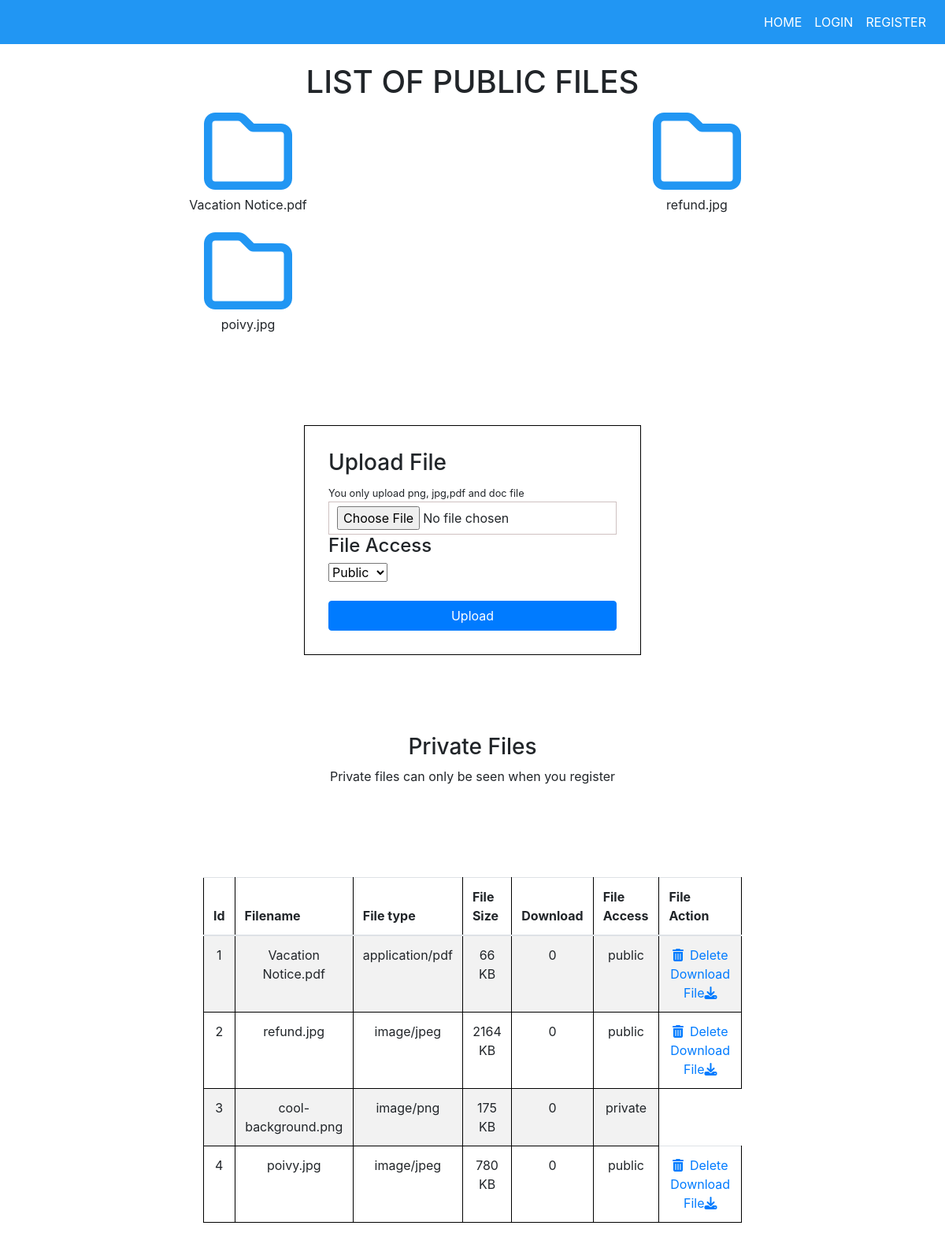
The page / on the database its author committed.
### tables this page shows
CREATE TABLE `files` (
  `id` int(11) NOT NULL,
  `name` varchar(255) NOT NULL,
  `type` varchar(255) NOT NULL,
  `size` int(50) NOT NULL,
  `downloads` int(50) NOT NULL,
  `file_access` varchar(255) NOT NULL
);

### file_upload.php (called while the page is built, shortened)
<?php require('core/db.php'); ?>
<?php
$sql = "SELECT * FROM files";
$query_files = mysqli_query($db_connect, $sql);
$files = mysqli_fetch_all($query_files, MYSQLI_ASSOC);

### index.php (the view, shortened to what this page needs)
<?php
include_once('file_upload.php'); ?>
<?php include "lib/header.php"; ?>
    <div class="container">
            <h1 class="text-center mt-4">LIST OF PUBLIC FILES</h1>
            <div class="row">
                    <?php
                    foreach($files as $file){
                    ?>
                    <?php if($file['file_access'] == 'public'){ ?>
                    <div class="col-6">
                        <div class="single_file text-center">
                            <i class="far fa-folder" style="font-size:7rem;color: #2196F3;"></i><br>
                                <p><?= $file['name']; ?></p>
                        </div>
                    </div>
                    <?php   } ?>
            <?php } ?>
            </div>
        <div class="row">
            <form action="index.php" method="POST" enctype="multipart/form-data">
                <h3>Upload File </h3>
                <small>You only upload png, jpg,pdf and doc file</small>
                <input type="file" name="file_upload">
                <h4>File Access</h4>
                <select name="file_access" id="">
                    <option value="public">Public</option>
                </select>
                <button type="submit" name="upload" class=" mt-4 btn-block btn btn-primary">Upload</button>
            </form>
        </div>
        <h3 class="text-center" >Private Files</h3>
        <p class="text-center">Private files can only be seen when you register</p>
        <div class="row">
        <div class="table table-striped"">
                <table>
                    <thead>
                        <th>Id</th>
                        <th>Filename</th>
                        <th>File type</th>
                        <th>File Size</th>
                        <th>Download</th>
                        <th>File Access</th>
                        <th>File Action</th>
                    </thead>
                <?php
                if(!isset($_SESSION['user_id'])){ ?>
                            <tbody>
                                <?php
                                    $i = 0;
                                foreach($files as $file){
                                    $i++;
                                    $file_id = $file['id'];
                                    ?>
                                <tr>
                                    <td><?= $i;  ?></td>
                                    <td><?= $file['name']; ?></td>
                                    <td><?= $file['type']; ?></td>
                                    <td><?= floor($file['size']/1000) . " KB"; ?></td>
                                    <td><?= $file['downloads']; ?></td>
                                    <td><?= $file['file_access'];?></td>
                                    <?php if($file['file_access'] == 'public'){ ?>
                                        <td>
                                        <div class="flex ">
                                        <a href="index.php?delete='<?= $file_id; ?>'" ><i class="fas fa-trash-alt  mr-2"></i>Delete</a>
                                        <a class="mt-3" href="index.php?downloads='<?= $file_id; ?>'" >Download File<i class="fas fa-download"></i></a>
                                        </div>
                                    </td>
                                    <?php } ?>
                                </tr>
                                <?php } ?>
                            </tbody>
            <?php } ?>
            </table>
        </div>
        </div>
    </div>
    <?php include "lib/footer.php"; ?>

### lib/header.php (shortened to what this page needs)
<!DOCTYPE html>
<html lang="en">
<head>
    <link rel="stylesheet" href="css/style.css">
    <link rel="stylesheet" href="https://cdn.jsdelivr.net/npm/bootstrap@4.5.3/dist/css/bootstrap.min.css">
</head>
<body>
    <nav class="navbar navbar-expand-lg navbar-light">
    <div class="collapse navbar-collapse" id="navbarNavAltMarkup">
        <div class="navbar-nav ml-auto">
        <a class="nav-link active" href="index.php">Home <span class="sr-only">(current)</span></a>
        <a class="nav-link" href="login.php">Login</a>
        <a class="nav-link" href="register.php">Register</a>
        </div>
    </div>
    </nav>

### lib/footer.php (shortened to what this page needs)
</body>
</html>

### css/style.css (style rules this page uses)
* { margin: 0; padding: 0; box-sizing: border-box; }
form { margin: 100px auto; padding: 30px; border: 1px solid #000; }
input { width: 100%; display: block; padding: 5px 10px; border: 1px solid #cfc1c1; }
button { padding: 10px; margin: 10px 0; cursor: pointer; border: none; border-radius: 7px; display: block; }
table { width: 60%; border-collapse: collapse; margin: 100px auto; }
th,td { height: 50px; text-align: center; border: 1px solid #000; }
.navbar { background-color: #2196F3!important; }
.nav-link { color: #fff !important; text-transform: uppercase; }

### rows shown on the page
files: name "Vacation Notice.pdf", type "application/pdf", floor($file['size']/1000) "66", downloads "0", file_access "public"
files: name "refund.jpg", type "image/jpeg", floor($file['size']/1000) "2164", downloads "0", file_access "public"
files: name "poivy.jpg", type "image/jpeg", floor($file['size']/1000) "780", downloads "0", file_access "public"
files: name "cool-background.png", type "image/png", floor($file['size']/1000) "175", downloads "0", file_access "private"
